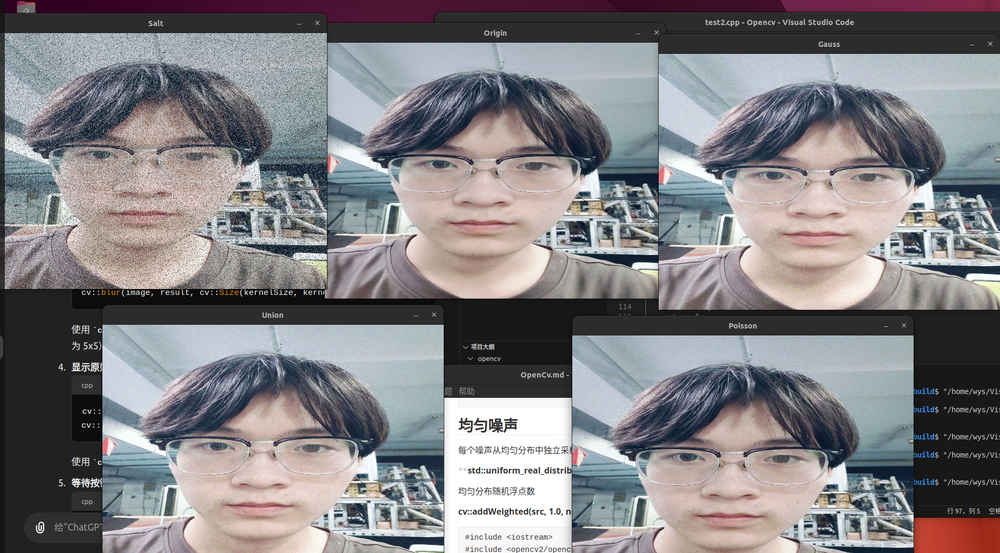
//> input picture Opencv/images/噪声图.png, 1000 x 553 px, shrunk from 1875 x 1037 before the run, given in place of the camera
$ ./test11   (built with g++ and OpenCV 4)
//> lines starting //> are read from the running program, lines starting //| are printed output that depends on the picture; after the words box and inside, x2 and y2 are one past the last pixel; in counts of white or black regions, pixels touching at a corner belong together
#include <opencv2/opencv.hpp>
#include <opencv2/tracking.hpp>
#include <iostream>

int main() {
    // 光流法参数
    cv::Size winSize(15, 15); // 窗口大小
    int maxLevel = 2; // 最大搜索层数
    //type--v::TermCriteria::COUNT(迭代次数) | cv::TermCriteria::EPS(精度)       maxCount--最大迭代次数  EPS--参数变化的最小精度

    cv::TermCriteria criteria(cv::TermCriteria::COUNT | cv::TermCriteria::EPS, 10, 0.03); // 停止条件

    // 初始化目标位置和特征点
    cv::Rect2d bbox;
    std::vector<cv::Point2f> prev_points;
    cv::Mat prev_gray;

    // 创建跟踪器
    cv::Ptr<cv::Tracker> tracker = cv::TrackerCSRT::create();

    // 读取视频文件
    // cv::VideoCapture cap("/home/wys/Desktop/Project/VisionProject/Opencv/images/GreebRabbish_2.mp4");
    cv::VideoCapture cap(2);
    if (!cap.isOpened()) {
        std::cerr << "无法打开视频文件" << std::endl;
        return -1;
    }

    // 读取第一帧图像
    cv::Mat frame;
    cap >> frame;
//> frame is the input picture: 553 rows x 1000 cols, CV_8UC3; mean B, G, R 131.4, 128.1, 130.1
    if (frame.empty()) {
        std::cerr << "无法读取视频帧" << std::endl;
        return -1;
    }

    // 创建一个可以调整大小的窗口
    cv::namedWindow("选择目标", cv::WINDOW_NORMAL);

    // 在第一帧图像中选择目标区域
    bbox = cv::selectROI("选择目标", frame, false, true);
//> the box from (250, 138) to (750, 414) is selected with the mouse
//> bbox = Rect(250, 138, 500, 276)
    cv::destroyWindow("选择目标");

    // 初始化跟踪器
    tracker->init(frame, bbox);
    cv::namedWindow("Frame", cv::WINDOW_NORMAL);

    while (true) {
        // 读取当前帧图像
        cap >> frame;
        if (frame.empty()) {
            break;
        }

        // 使用光流法跟踪特征点
        cv::Mat gray;
        cv::cvtColor(frame, gray, cv::COLOR_BGR2GRAY);
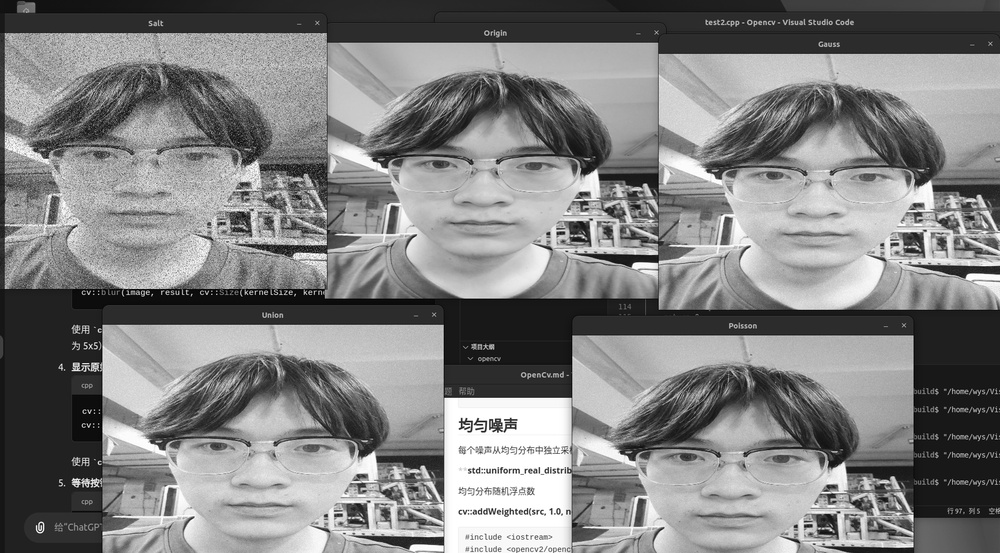
//> gray: 553 rows x 1000 cols, CV_8UC1; min 0, max 255, mean 129.1

        if (prev_points.empty()) {
            // 在第一帧中计算特征点
            cv::Mat mask = cv::Mat::zeros(gray.size(), CV_8UC1);
            cv::rectangle(mask, bbox, cv::Scalar(255), -1);
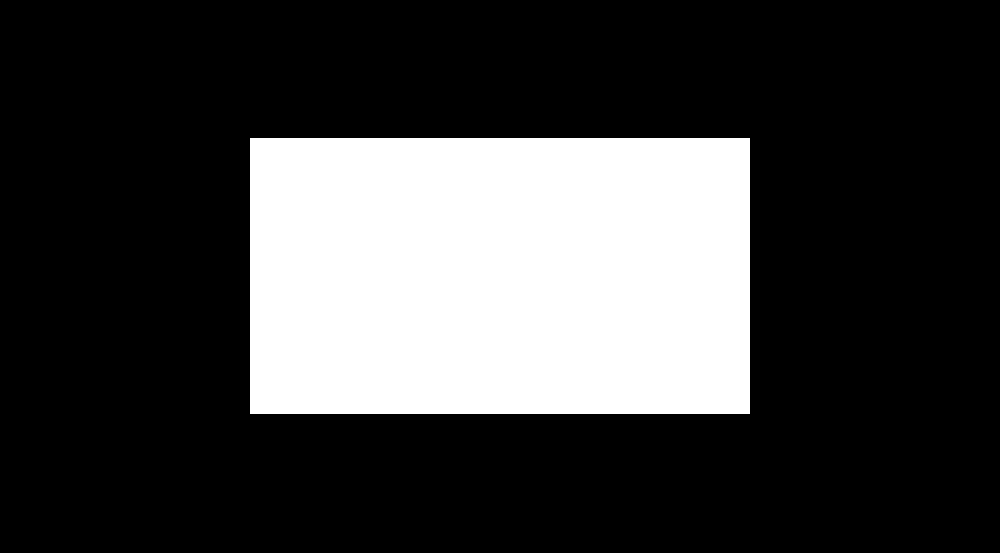
//> mask: 553 rows x 1000 cols, CV_8UC1; 25% white; 1 white region, box (x1, y1, x2, y2) and area: (250, 138, 750, 414) 138000
            cv::goodFeaturesToTrack(gray, prev_points, 100, 0.3, 7, mask, 7);
//> prev_points = 82 Points (x, y), first 12: [569, 395], [306, 291], [590, 221], [282, 292], [255, 291], [392, 206], [440, 327], [644, 185], [558, 231], [491, 346], [726, 217], [324, 242]
        }

        if (!prev_points.empty() && !prev_gray.empty()) {
            // 计算光流
            std::vector<cv::Point2f> next_points;
            std::vector<uchar> status;
            std::vector<float> err;
            cv::calcOpticalFlowPyrLK(prev_gray, gray, prev_points, next_points, status, err, winSize, maxLevel, criteria);

            // 选取符合条件的特征点和目标位置
            std::vector<cv::Point2f> good_points;
            for (size_t i = 0; i < status.size(); i++) {
                if (status[i]) {
                    good_points.push_back(next_points[i]);
                }
            }

            if (!good_points.empty()) {
                // 计算新的边界框
                cv::Rect2d new_bbox = cv::boundingRect(good_points);
                bbox = new_bbox;

                // 更新目标位置和特征点
                prev_points = good_points;

                // 绘制矩形框和特征点
                cv::rectangle(frame, bbox, cv::Scalar(0, 255, 0), 2);
                for (const auto& point : good_points) {
                    cv::circle(frame, point, 3, cv::Scalar(0, 0, 255), -1);
                }
            }
        }

        // 显示图像
        cv::imshow("Frame", frame);

        // 按下Esc键退出
        if (cv::waitKey(1) == 27) {
//> the Esc key is pressed
            break;
        }

        // 更新前一帧图像和特征点
        prev_gray = gray.clone();
    }

    // 释放资源
    cap.release();
    cv::destroyAllWindows();
    return 0;
}

$ run again, on Opencv/images/滤波图1.png
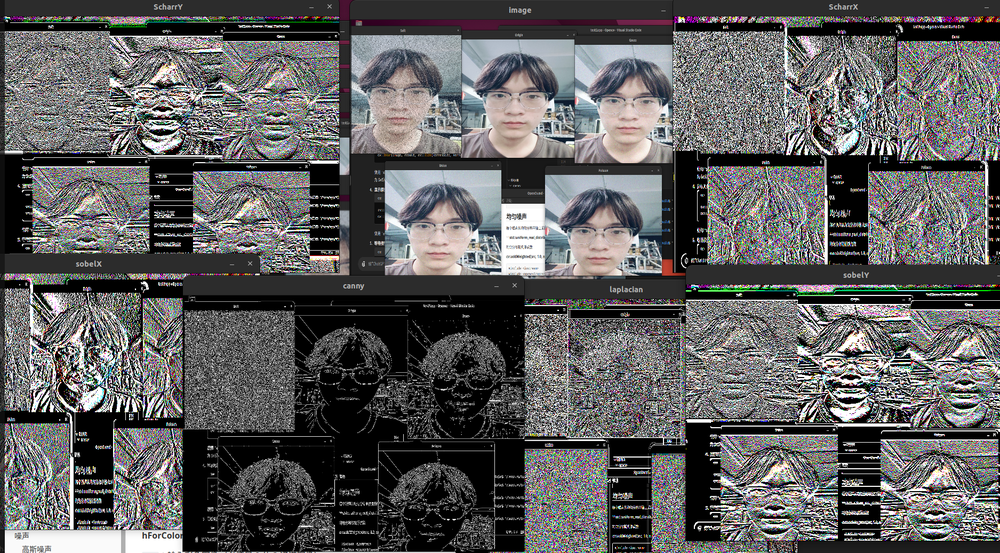
//> input picture Opencv/images/滤波图1.png, 1000 x 553 px, shrunk from 1875 x 1037 before the run, given in place of the camera
//> frame is the input picture: 553 rows x 1000 cols, CV_8UC3; mean B, G, R 94.2, 94, 94.4
//> bbox = Rect(250, 138, 500, 276)
//> `cv::cvtColor(frame, gray, cv::COLOR_BGR2GRAY);`:
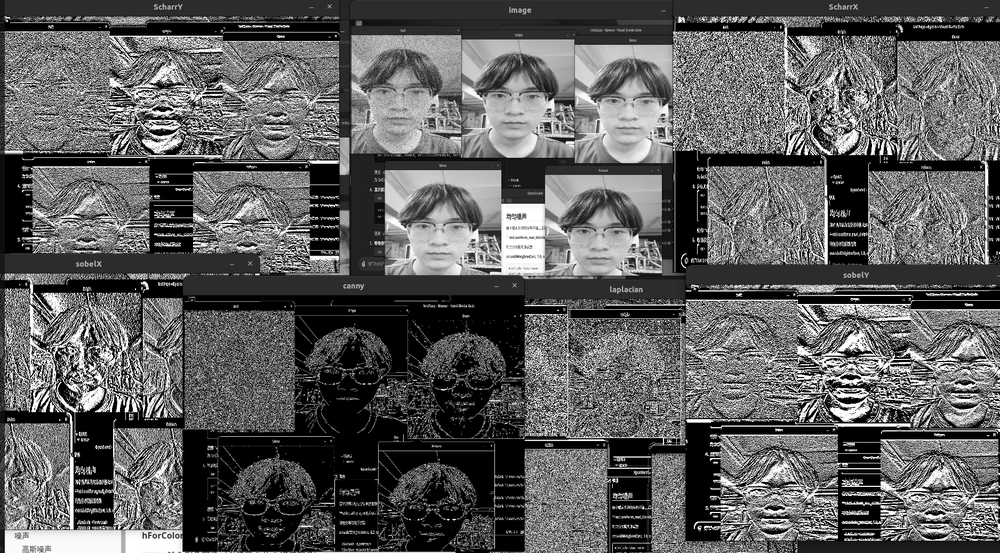
//> gray: 553 rows x 1000 cols, CV_8UC1; min 0, max 255, mean 94.2
//> mask: 553 rows x 1000 cols, CV_8UC1; 25% white; 1 white region, box (x1, y1, x2, y2) and area: (250, 138, 750, 414) 138000
//> prev_points = 100 Points (x, y), first 12: [337, 166], [699, 240], [472, 255], [308, 253], [685, 304], [632, 260], [700, 187], [542, 200], [689, 147], [306, 245], [704, 181], [704, 209]

$ run again, on Opencv/images/滤波图2.png
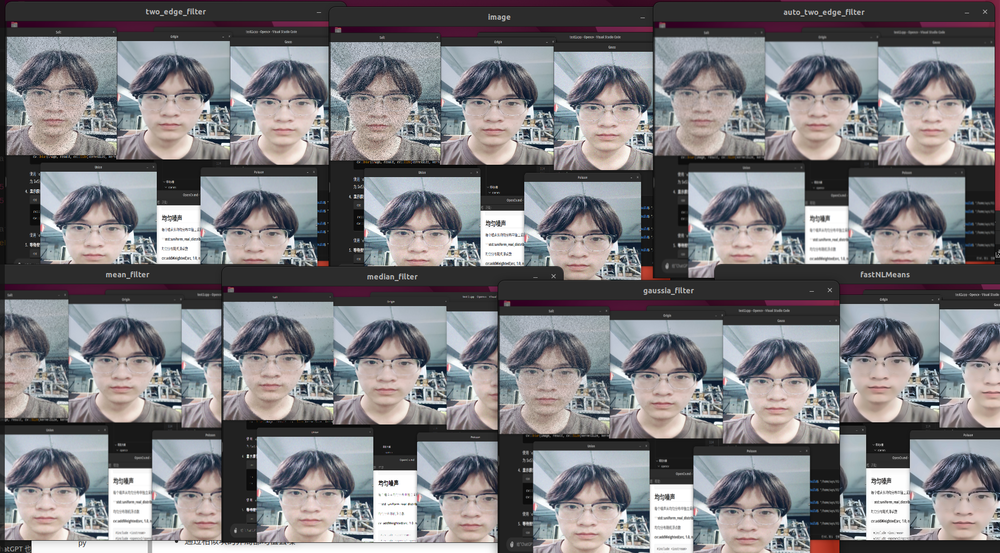
//> input picture Opencv/images/滤波图2.png, 1000 x 553 px, shrunk from 1875 x 1037 before the run, given in place of the camera
//> frame is the input picture: 553 rows x 1000 cols, CV_8UC3; mean B, G, R 125.8, 122.4, 124.3
//> bbox = Rect(250, 138, 500, 276)
//> `cv::cvtColor(frame, gray, cv::COLOR_BGR2GRAY);`:
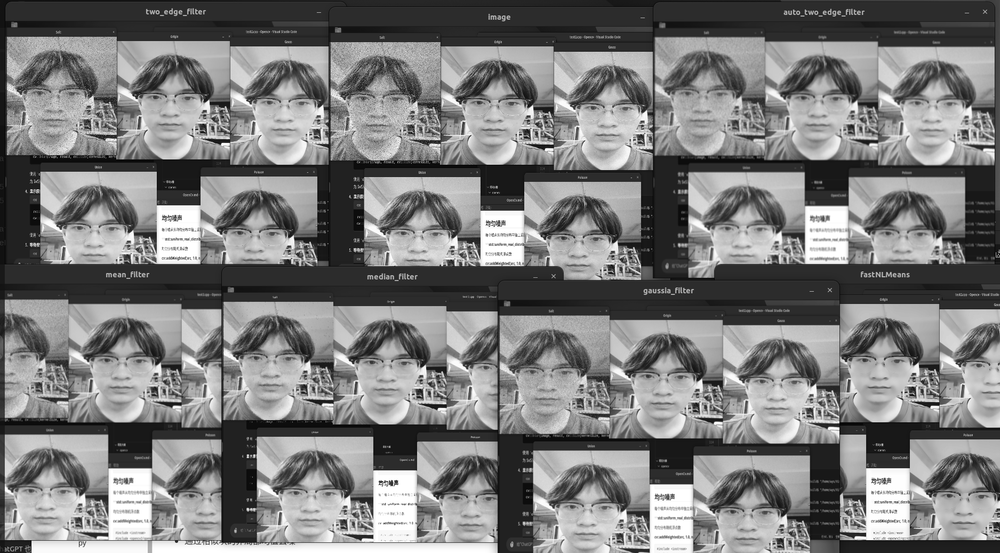
//> gray: 553 rows x 1000 cols, CV_8UC1; min 0, max 255, mean 123.3
//> mask: 553 rows x 1000 cols, CV_8UC1; 25% white; 1 white region, box (x1, y1, x2, y2) and area: (250, 138, 750, 414) 138000
//> prev_points = 100 Points (x, y), first 12: [420, 391], [612, 267], [521, 207], [696, 405], [451, 262], [304, 386], [652, 149], [327, 143], [423, 367], [291, 238], [615, 243], [388, 263]
